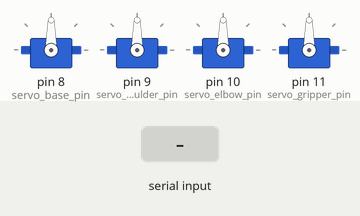
This sketch was run on a simulated Arduino Uno, built with avr-gcc and run on an emulated ATmega328P. Parts: 4 × servo. The test bench sets the inputs (shaded band).

Above: at 1.2 s.
1.3 s: "," received over Serial
At 2.5 s:
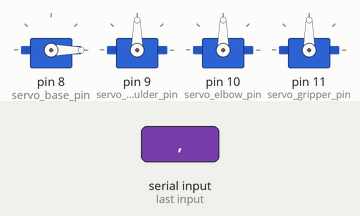
2.8 s: "30,150\n" received over Serial
At 3.7 s:
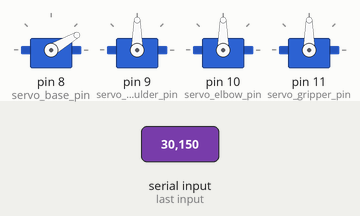
4.3 s: "90,45\n" received over Serial
At 5.1 s:
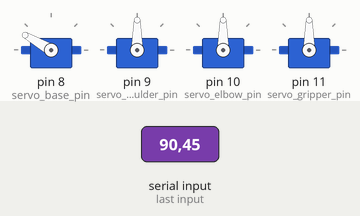
5.8 s: "s,45\n" received over Serial
At 6.2 s:
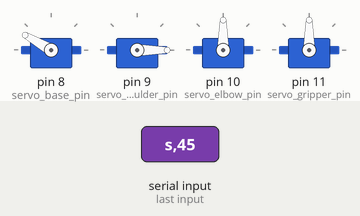
7.3 s: "b,45\n" received over Serial
At 8.5 s:
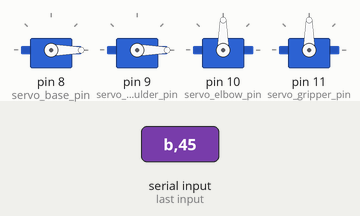
8.8 s: "e,45\n" received over Serial
At 9.7 s:
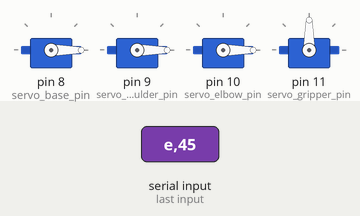
Timing chart, 0 to 11.3 s (numbered marks = the images above; inputs shaded):
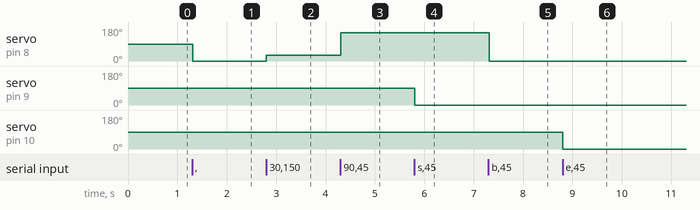

Measured:
- after the input at 1.3 s, servo on pin 8 (servo_base_pin): 90° → 0° at once
- after the input at 2.8 s, servo on pin 8 (servo_base_pin): 0° → 30° at once
- after the input at 4.3 s, servo on pin 8 (servo_base_pin): 30° → 150° at once
- after the input at 5.8 s, servo on pin 9 (servo_shoulder_pin): 90° → 0° at once
- after the input at 7.3 s, servo on pin 8 (servo_base_pin): 150° → 0° at once
- after the input at 8.8 s, servo on pin 10 (servo_elbow_pin): 90° → 0° at once

The sketch:

robot_control.ino
```cpp
#include <Servo.h>

Servo base;
int servo_base_pin = 8;
int base_start_position = 90;

Servo shoulder;
int servo_shoulder_pin = 9;
int shoulder_start_position = 90;

Servo elbow;
int servo_elbow_pin = 10;
int elbow_start_position = 90;

Servo gripper;
int servo_gripper_pin = 11;
int gripper_start_position = 90;

uint8_t idx = 0;
uint8_t value_idx = 0;
char value_arr[4] = "000";


void init_servos(){
  base.attach(servo_base_pin);
  shoulder.attach(servo_shoulder_pin);
  elbow.attach(servo_elbow_pin);
  gripper.attach(servo_gripper_pin);

  base.write(base_start_position);
  shoulder.write(shoulder_start_position);
  elbow.write(elbow_start_position);
  gripper.write(gripper_start_position);

}

void reach_goal(Servo& motor, int goal){
  if(goal >= motor.read())
  {
    for(int pos = motor.read(); pos <= goal; pos++){
      motor.write(pos);
    }
  }
  else
  {
    for(int pos = motor.read(); pos >= goal; pos--)
    {
      motor.write(pos);
    }
  }
}

void setup() {
  init_servos();
  Serial.begin(115200);
}

void loop() {
  if(Serial.available())
  {
    char chr = Serial.read();

    switch (chr)
    {
      case 'b':
        idx = 0;
        value_idx = 0;
        break;

      case 's':
        idx = 1;
        value_idx = 0;
        break;

      case 'e':
        idx = 2;
        value_idx = 0;
        break;

      case 'g':
        idx = 3;
        value_idx = 0;
        break;

      case ',':
      {
        value_arr[value_idx] = '\0';
        int val = atoi(value_arr);

        if(idx == 0)
        {
          reach_goal(base, val);
        }
        else if(idx == 1)
        {
          reach_goal(shoulder, val);
        }
        else if(idx == 2)
        {
          reach_goal(elbow, val);
        }
        else if(idx == 3)
        {
          reach_goal(gripper, val);
        }
        value_idx = 0;
        value_arr[0] = '0';
        value_arr[1] = '0';
        value_arr[2] = '0';
        value_arr[3] = '\0';


        break;
      }

      default:
        if (chr >= '0' && chr <= '9' && value_idx < 3) {
          value_arr[value_idx++] = chr;
        }
        break;
    }
  }
}
```
